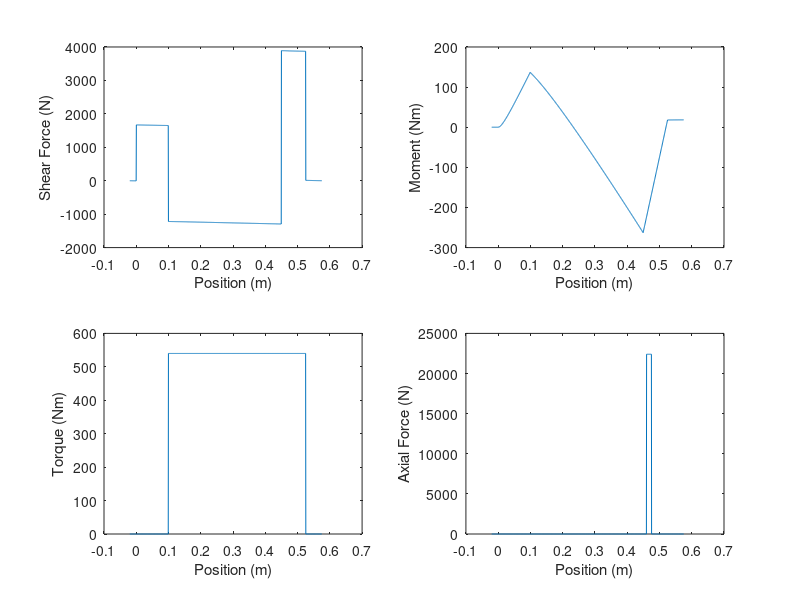

MATLAB code for this plot: (Note: this script raises an error after producing the figure.)
% Main script
clear;
g = 9.81;
shaftSpeed = 300*2*pi/60; % rad/s
S_ut = 460e6; % Pa
S_y = 380e6; % Pa

inToMm = 25.4; % converting inches to mm

% Table 11-2 Transverse (col1 = Bore Diameter, col3 = Bearing Width, col4 =
% Fillet Radius).  Note we are supposed to have a fillet radius <= 1mm for
% the gears.
table_112 = [10 30 9 0.6 12.5 27 5.07 2.24 4.94 2.12;
    12 32 10 0.6 14.5 28 6.89 3.10 7.02 3.05;
    15 35 11 0.6 17.5 31 7.80 3.55 8.06 3.65;
    17 40 12 0.6 19.5 34 9.56 4.50 9.95 4.75;
    20 47 14 1.0 25 41 12.7 6.20 13.3 6.55;
    25 52 15 1.0 30 47 14.0 6.95 14.8 7.65;
    30 62 16 1.0 35 55 19.5 10.0 20.3 11.0;
    35 72 17 1.0 41 65 25.5 13.7 27.0 15.0;
    40 80 18 1.0 46 72 30.7 16.6 31.9 18.6;
    45 85 19 1.0 52 77 33.2 18.6 35.8 21.2;
    50 90 20 1.0 56 82 35.1 19.6 37.7 22.8;
    55 100 21 1.5 63 90 43.6 25.0 46.2 28.5;
    60 110 22 1.5 70 99 47.5 28.0 55.9 35.5;
    65 120 23 1.5 74 109 55.9 34.0 63.7 41.5;
    70 125 24 1.5 79 114 61.8 37.5 68.9 45.5;
    75 130 25 1.5 86 119 66.3 40.5 71.5 49.0;
    80 140 26 2.0 93 127 70.2 45.0 80.6 55.0;
    85 150 28 2.0 99 136 83.2 53.0 90.4 63.0;
    90 160 30 2.0 104 146 95.6 62.0 106 73.5;
    95 170 32 2.0 110 156 108 69.5 121 85.0];

% Choose 1020 Cold Drawn Carbon Steel
% https://www.makeitfrom.com/material-properties/Cold-Drawn-1020-Carbon-Steel/
E = 190e9;      % Young's modulus
rho = 7.9e3;    % kg/m^3

% length range (m)
leftPoint = -20e-3;  % m
rightPoint = 575e-3; % m

N = 1000; % num points

%% Define x-dimension and location of shoulders, forces and components
x = linspace(leftPoint, rightPoint, N);
dx = (rightPoint-leftPoint)/(N-1);

xBearing  = [0.000 0.450];             % bearing locations
xGear     = [0.100 0.525];             % gear locations
xShoulder = [0.150 0.440 0.460 0.475]; % shoulder locations
xForce    = [0.000 0.100 0.450 0.525]; % force locations

% Compute index in x-vector
iX = @(x) int16((x-leftPoint)/dx)+1;
iBearing   = iX(xBearing);
iGear      = iX(xGear);
iShoulder  = iX(xShoulder);
iForce     = iX(xForce);

% Initial guess of segment diameters based on previous runs
dnVec = [55 60 65 80 60];

% Make diameter vector
dVec = zeros(1,N);
dVec(1:iShoulder(1)) = dnVec(1); 
dVec(iShoulder(1):iShoulder(2)) = dnVec(2);
dVec(iShoulder(2):iShoulder(3)) = dnVec(3);
dVec(iShoulder(3):iShoulder(4)) = dnVec(4);
dVec(iShoulder(4):N) = dnVec(5);

% Forces along shaft (N)
% Includes forces on gears and weight of gears
V = zeros(1,N);
V(iForce(1):iForce(2)) = 1.59e3;  % N
V(iForce(2):iForce(3)) = -1.28e3; % N
V(iForce(3):iForce(4)) = 3.86e3;  % N

% Consider weight of shaft
W = pi/4*(dVec*1e-3).^2 *dx*rho*g; % weight of shaft as vector
shaftWeight = sum(W);
shaftCentroid = sum(W.*x)/shaftWeight;

% Weight reactions from bearings
Wr = 0*x;
Wr(iBearing(1)) = (shaftCentroid-xBearing(1))/(xBearing(2)-xBearing(1))*shaftWeight;
Wr(iBearing(2)) = (xBearing(2)-shaftCentroid)/(xBearing(2)-xBearing(1))*shaftWeight;

% compute sheer due to weight associated reactions
Vw = 0*x;
for index = 1:N
   Vw(index) = sum(Wr(1:index)-W(1:index)); 
end
V = V + Vw; % Add sheer form weights to other sheer
V(end) = 0; % set to zero to fix rounding errors

% Moment along shaft (Nm)
for i=1:N
   M(i) = mean(V(1:i))*x(i); 
end

% Torque along shaft
T = zeros(1,N);
T(iGear(1):iGear(2)) = 540; % Nm

% Axial Force along shaft
F_axial = zeros(1,N);
F_axial(iShoulder(3):iShoulder(4)) = 22.4e3; % N

% Plot diagrams describing shaft loading
figure(1)
subplot(2,2,1)
plot(x,V)
xlabel('Position (m)')
ylabel('Shear Force (N)')
subplot(2,2,2)
plot(x,M)
xlabel('Position (m)')
ylabel('Moment (Nm)')
subplot(2,2,3)
plot(x,T)
xlabel('Position (m)')
ylabel('Torque (Nm)')
subplot(2,2,4)
plot(x,F_axial)
xlabel('Position (m)')
ylabel('Axial Force (N)')

% Critical location is at left shoulder for the worm gear (high moment,
% torque and axial loading present, large change in radii).
Ma = abs(M(iShoulder(4))); % Nm
Tm = T(iShoulder(4));      % Nm

for i=1:length(table_112(:,1))
    d = table_112(i,1);
    D = 1.3*d;
    r = min([table_112(i,4) 1]); % mm, set radi to reccomended radii but cap at 1mm
    n4 = fatigueAnalysis_soderberg(r,d,D,Ma,Tm);
    if n4 >= 3
        d5 = d;
        [~, index] = min(abs(table_112(:,1)-D));
        d4 = table_112(index,1);
        break
    end
end

% Next check interface for right bearing and its shoulder.
Ma = M(iShoulder(3)); % Nm
Tm = T(iShoulder(3)); % Nm

[~, index] = min(abs(table_112(:,1)-d4/1.2));
d3 = table_112(index,1);
r = min([table_112(index,4) 1]);
n3 = fatigueAnalysis_soderberg(r,d3,d4,Ma,Tm);

% Next check interface for right bearing shoulder and longer part of the 
% shaft.
Ma = M(iShoulder(2)); % Nm
Tm = T(iShoulder(2)); % Nm

[~, index] = min(abs(table_112(:,1)-d3/1.2));
d2 = table_112(index,1);
r  = min([table_112(index,4) 1]);
n2 = fatigueAnalysis_soderberg(r,d3,d4,Ma,Tm);

% Next check interface for left bearing shoulder.
Ma = M(iShoulder(1)); % Nm
Tm = T(iShoulder(1)); % Nm

[c, index] = min(abs(table_112(:,1)-d2/1.2));
d1 = table_112(index,1);
r  = min([table_112(index,4) 1]);
n1 = fatigueAnalysis_soderberg(r,d3,d4,Ma,Tm);

%[d1 d2 d3 d4 d5] % Uncomment to print required diameters
% Verify shaft diameter guesses
assert(min(dnVec >= [d1 d2 d3 d4 d5]), 'Diameter too small, faliure.')

% Compute yield safety factor
sFYield = yieldAnalysis(V, M, T, dVec, S_y, length(V))

% Compute deflection and check values
[y, yx] = findDeflection(x, dVec, xBearing, M, E);

figure(4)
plot(x,y*1e3);
title('Deflection')
xlabel('Position (m)'); ylabel('Deflection (mm)');
fprintf('Deflection at spur gear is %.1e mm and at worm it is %.1e mm.\n', y(iGear(1))*1e3, y(iGear(2))*1e3)
% Both gears have > 3 teeth/inch
fprintf('Max deflection at spur gear is %.1e mm and at worm it is %.1e mm.\n\n', 0.01*inToMm, 0.01*inToMm)

figure(5)
plot(x,yx)
title('Slope')
xlabel('Position (m)'); ylabel('Slope (rad)');
[yxmax, imax] = max(yx);
fprintf('Slope at bearing A is %.1e rad and at B it is %.1e rad.\n', yx(iBearing(1)), yx(iBearing(2)))
% Assume deep-groove ball bearing at A and tapered roller bearing at B.
fprintf('Max slope at bearing A is %.1e rad and at B it is %.1e rad.\n\n', 0.001, 0.0005)

% Check critical speed
maxSpeed = findCriticalSpeed(x, y, W); %rad/s
assert(shaftSpeed < maxSpeed, 'Shaft critical speed too low');

% Plot final shaft design
figure(2)
hold on
plot(x,dVec/2, 'b')
plot(x,-dVec/2, 'b')
plot(x(1)*[1 1], [1 -1]*dVec(1)/2, 'b')
plot(x(end)*[1 1], [1 -1]*dVec(end)/2, 'b')
hold off
%axis([0 550e-3 30 70])
xlabel('Position (m)'); ylabel('Shaft Outline (mm)');

%close all
